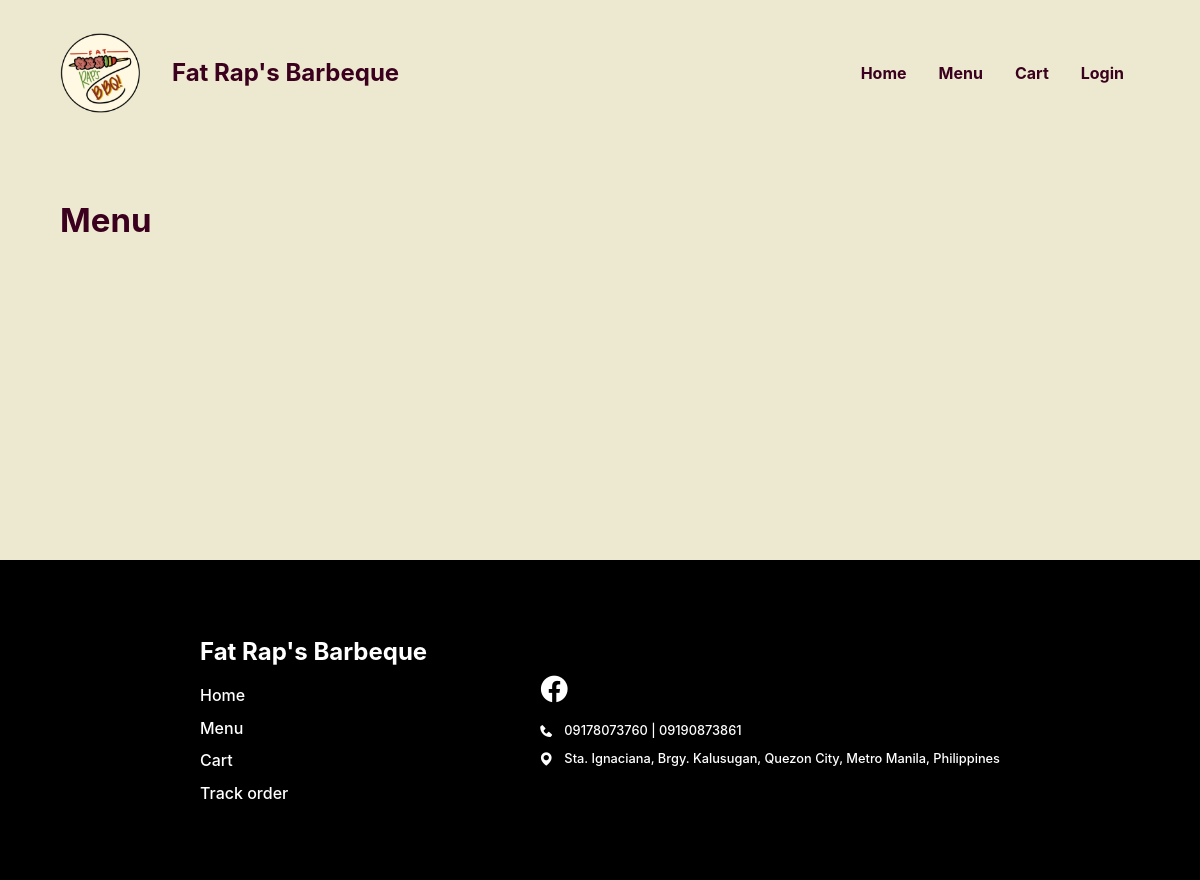
The page /Website/menu.php on the database as committed earlier.
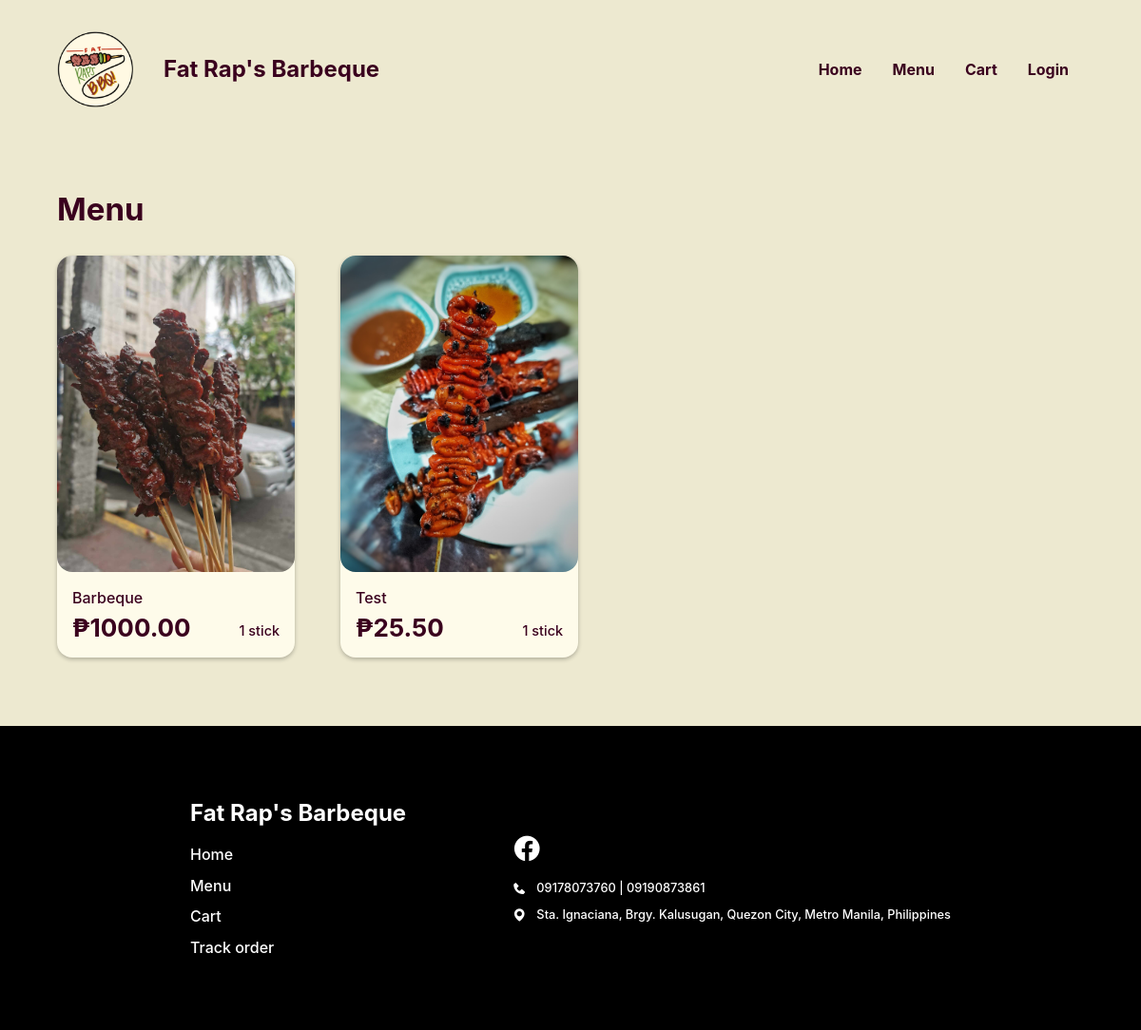
The same page on the database as committed later.
### tables this page shows
CREATE TABLE `food` (
  `FOOD_ID` int(18) UNSIGNED NOT NULL,
  `CTGY_ID` int(18) NOT NULL,
  `FOOD_NAME` varchar(20) NOT NULL,
  `FOOD_PRICE` decimal(10,2) NOT NULL,
  `FOOD_DESC` varchar(50) NOT NULL,
  `FOOD_IMG` varchar(255) NOT NULL,
  `FOOD_STOCK` int(20) NOT NULL,
  `FOOD_ACTIVE` varchar(10) NOT NULL,
  `FOOD_TYPE` varchar(16) NOT NULL
);

### Website/menu.php (the view, shortened to what this page needs)
<?php
@include 'constants.php';
$PRSN_ROLE = $_SESSION['prsn_role'];
?>
<!DOCTYPE html>
<html lang="en">
<head>
    <link rel="stylesheet" href="header-styles.css">
    <link rel="stylesheet" href="customer-styles.css">
    <link href='https://unpkg.com/boxicons@2.1.4/css/boxicons.min.css' rel='stylesheet'>
</head>
<body class="<?php echo ($PRSN_ROLE === 'Wholesaler') ? 'wholesaler' : ''; ?>">
    <header class="<?php echo ($PRSN_ROLE === 'Wholesaler') ? 'wholesaler' : ''; ?>">
        <div class="header-container">
            <div class="website-title">
                <img id="logo" src="images/client-logo.png">
                <div class="text">
                    <h1>Fat Rap's Barbeque</h1>
                </div>
            </div>
            <ul class='menubar'>
                <li><a href="<?php echo SITEURL; ?>cus-home-page.php">Home</a></li>
                <li><a href="<?php echo SITEURL; ?>menu.php">Menu</a></li>
                <li><a href="<?php echo SITEURL; ?>cart.php">Cart</a></li>
                <?php
                if (isset($_SESSION['prsn_id'])) {
                ?>
                    <li><a href="<?php echo SITEURL; ?>logout.php">Logout</a>
                    </li>
                <?php
                } else {
                ?>
                    <li><a href="<?php echo SITEURL; ?>login-page.php">Login</a></li>
                <?php
                }
                ?>
            </ul>
        </div>
    </header>
    <main>
        <section class="section menu">
            <div class="container">
                <div class="section-heading">
                    <h2>Menu</h2>
                </div>
                <section class="section-body">
                    <?php
                    $sql = "SELECT * FROM food WHERE FOOD_ACTIVE = 'Yes' AND FOOD_TYPE = '$PRSN_ROLE'";
                    $res = mysqli_query($conn, $sql);
                    $count = mysqli_num_rows($res);
                    if ($count > 0) {
                        while ($row = mysqli_fetch_assoc($res)) {
                            $FOOD_ID = $row['FOOD_ID'];
                            $FOOD_NAME = $row['FOOD_NAME'];
                            $FOOD_IMG = $row['FOOD_IMG'];
                            $FOOD_PRICE = $row['FOOD_PRICE'];
                    ?>
                            <a class="menu-item" href="<?php echo SITEURL; ?>product-info.php?FOOD_ID=<?php echo $FOOD_ID ?>">
                                <img src="<?php echo SITEURL; ?>images/<?php echo $FOOD_IMG; ?>" alt="">
                                <div class="text">
                                    <p class="name"><?php echo $FOOD_NAME ?></p>
                                    <div class="inline">
                                        <h2>₱<?php echo $FOOD_PRICE ?></h3>
                                            <p>1 stick</p>
                                    </div>
                                </div>
                            </a>
                    <?php
                        }
                    }
                    ?>
                </section>
            </div>
        </section>
    </main>
    <footer>
        <div class="footer-container">
            <div class="left-container">
                <h2>Fat Rap's Barbeque</h2>
                <div class="list">
                    <ul>
                        <li><a href="<?php echo SITEURL; ?>cus-home-page.php">Home</a></li>
                        <li><a href="<?php echo SITEURL; ?>menu.php">Menu</a></li>
                        <li><a href="<?php echo SITEURL; ?>cart.php">Cart</a></li>
                        <li><a href="cus-home-page.php#track-order-section">Track order</a></li>
                    </ul>
                </div>
            </div>
            <div class="right-container">
                <div class="icons-block">
                    <a href="https://www.facebook.com/profile.php?id=100077565231475">
                        <i class='bx bxl-facebook-circle'></i>
                    </a>
                </div>
                <div class="list">
                    <div class="list-items">
                        <i class='bx bxs-phone'></i>
                        <p>09178073760 | 09190873861</p>
                    </div>
                    <div class="list-items">
                        <i class='bx bxs-map'></i>
                        <p>Sta. Ignaciana, Brgy. Kalusugan, Quezon City, Metro Manila, Philippines</p>
                    </div>
                </div>
            </div>
        </div>
    </footer>
</body>
</html>

Rows that differ between the two databases and show on the page:
added food: FOOD_IMG (picture), FOOD_NAME "Barbeque", FOOD_PRICE "1000.00"
added food: FOOD_IMG (picture), FOOD_NAME "Test", FOOD_PRICE "25.50"
